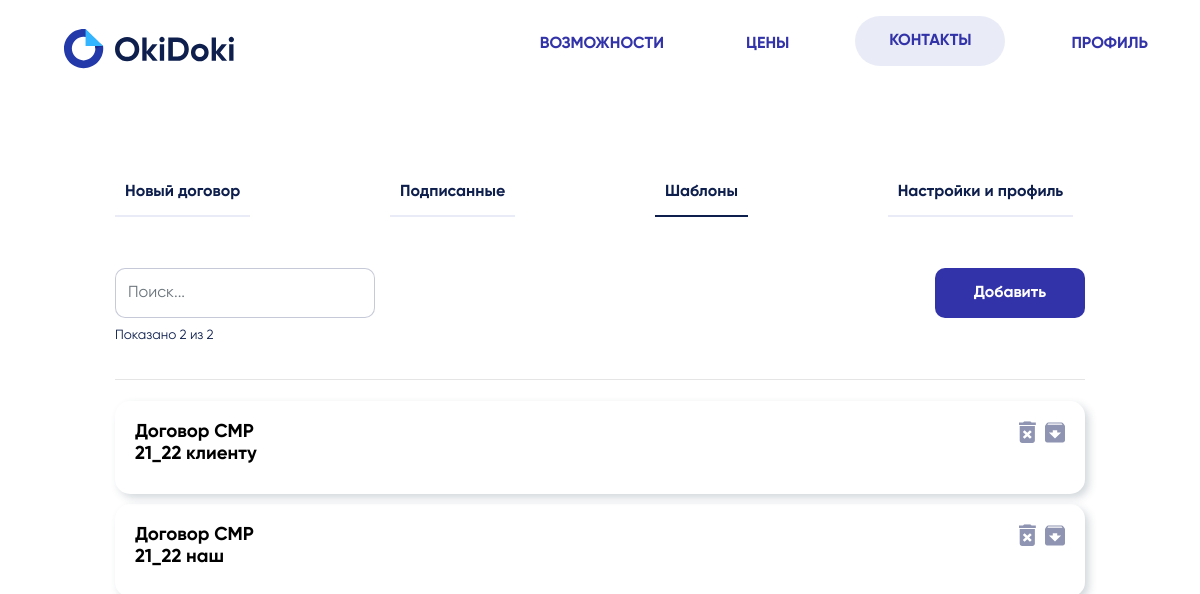
The page /work/templates (signed in) on the database its author committed.
### work/models.py (models this page shows, shortened)
class Template(models.Model):
    user = models.ForeignKey(User, on_delete=models.CASCADE)
    name = models.CharField(max_length=200)
    file = models.FileField(verbose_name="Шаблон", upload_to=content_file_name)
    is_exist = models.BooleanField(verbose_name="удаление", blank=True, default=True)
    class Meta:
        managed=True
        verbose_name = 'Template'
        verbose_name_plural = 'Templates'

### work/views.py (the view, shortened to what this page needs)
# urls.py: path('work/', include('work.urls')),
def work(req, page, message = None):
    try:
        if message:
            messages = [message]
        else:
            messages = []
        user = User.objects.get(phone=req.user.phone)
        templates = user.template_set.all().values()
        form = TemplateUpload()
        signatures = []
        for template in user.template_set.all():
            signatured = template.signaturedocx_set.all().values()
            for i, el in enumerate(signatured):
                if el['client_id']:
                    signatured[i]['name'] = Template.objects.get(id = el['template_id']).name
                    signatured[i]['user_name'] = User.objects.get(id = int(el['client_id'])).name
                    signatures.append(signatured[i])
        if len(signatures) == 0:
            for signatured in user.signaturedocx_set.all().values():
                signatured['name'] = Template.objects.get(id = signatured['template_id']).name
                signatured['user_name'] = Template.objects.get(id = signatured['template_id']).user
                signatures.append(signatured)
        return render(req, 'work/work.html',
        {
            'page': page,
            'user': user,
            'templates': templates,
            'signatures': [signatures],
            'form': form,
            'messages': messages
        })
    except Exception as e:
        print(e)
        return redirect('main')

### work/forms.py
class TemplateUpload(ModelForm):
    class Meta:
        model = Template
        fields = ['name', 'file']
        widgets = {
            "name": TextInput(attrs={
                'type': 'text',
                'class': 'form-control',
                'placeholder': 'Название шаблона',
                'name': 'name'
            }),
            "file": FileInput(attrs={
                'type': 'file',
                'class': 'form-control mt-3',
                'placeholder': 'Выберите файл',
                'name': 'file',
                 'data-ajax': "false"
            })
        }

### templates/work/work.html (shortened to what this page needs)
{% extends "../base.html" %}
{% load static %}
{% block nav %}
    {% if user.organisation != None %}
        <nav style="background-color: rgba(0, 0, 0, 0);" class="header header__container navbar navbar-expand-lg navbar-light">
            <a class="navbar-brand mt-3 ml-5" style="width: 100px;" href="/"><img src="{% static 'img/logo-full.svg' %}" alt="OkiDoki logo" /></a>
            <div class="mr-auto header__nav mt-3" id="navbarSupportedContent" style="background-color: rgba(0, 0, 0, 0);">
            <ul style="background-color: rgba(0, 0, 0, 0);"  class="ml-auto menu header__menu">
                <li class="menu__item" style="margin-left: 50px; margin-top: 10px;"><a href="#" class="nav-link nav-text" style="color: #3333a9; font-weight: bold;">Возможности</a></li>
                <li class="menu__item" style="margin-left: 50px; margin-top: 10px;"><a href="#" class="nav-link nav-text" style="color: #3333a9; font-weight: bold;">Цены</a></li>
                <li class="menu__item" style="margin-left: 50px;"><a href="#" class="nav-link nav-text" style="color: #3333a9; background-color: #e9ecf7; border-radius: 25px; width: 150px; height: 50px; font-weight: bold; text-align: center; padding-top: 15px;">Контакты</a></li>
                {% if request.user.is_authenticated %}
                    <li class="nav-item menu__item" style="margin-left: 50px; margin-top: 10px;"><a href="/work/settings" class="nav-link nav-text" style="color: #3333a9; font-weight: bold;">Профиль</a></li>
                {% endif %}
            </ul>
            </div>
        </nav>
    {% endif %}
{% endblock nav %}
{% block work %}
<link rel="stylesheet" href="{% static 'work1.css' %}">
<link rel="stylesheet" href="{% static 'work.css' %}">
    <div class="container workPage">
        {% if user.organisation != None %}
            <div class="nav-bar">
                <ul style="white-space:nowrap; overflow-x: auto; height: 60px;">
                    <a class="navItem" id="newDoc" href="/work/newDoc" style="margin-left: 0;">Новый договор</a>
                    <a class="navItem" id="signature" href="/work/signature">Подписанные</a>
                    <a class="navItem" id="templates" href="/work/templates">Шаблоны</a>
                    <a class="navItem" id="settings" href="/work/settings">Настройки и профиль</a>
                </ul>
            </div>
        {% endif %}
        {% if page == "templates" %}
            <div class="newDoc">
                {% if templates %}
                <div id="templateInter" style="display: none;">
                        <div class="row">
                            <div class="col">
                                <input id="searchForm" class="form-control searchInpt" type="text" placeholder="Поиск..."
                                    onkeyup="
                                    var filter = document.getElementById('searchForm').value.toLowerCase();
                                    var nodes = document.getElementsByClassName('signatureItem');
                                    var is_match = false;
                                    var count = nodes.length;
                                    var viewCount = 0;
                                    for(i = 0; i < nodes.length; i++){
                                        if (nodes[i].id.toLowerCase().includes(filter)){
                                            nodes[i].style.display = 'block';
                                            is_match = true;
                                            viewCount++;
                                        } else {
                                            nodes[i].style.display = 'none';
                                        }
                                    }
                                    var schet = document.getElementById('count');
                                    schet.innerHTML = 'Показано ' + viewCount.toString() + ' из ' + count.toString();
                                    "
                                    >
                                    <div id="count" style="font-size: 10pt; color: #0e1f4d; display: block; width: 25%;"></div>
                            </div>
                            <div class="col">
                                <button type="button" class="addBtn" data-toggle="modal" data-target="#myModal">Добавить</button>
                            </div>
                        </div>
                        <br>
                        <hr>
                    </div>
                        {% for template in templates %}
                            {% if template.is_exist %}
                              <a href="/work/editTemplate/{{template.id}}">
                                <div class="list-item card-body templateCard signatureItem" id="{{template.name}}{{template.id}}">
                                    <div class="row">
                                        <div class="col-8">
                                            <h6 style="text-decoration: none; color: #000; font-size: 14pt; font-weight: 700;">{{template.name}}</h6>
                                        </div>
                                        <div class="col">
                                            <a href="/work/template/download/{{template.id}}" style="float: right; margin-left: 10px;"><img src="{% static 'img/download.svg' %}"></a>
                                            <form action="/work/editTemplate/{{template.id}}" method="post">
                                                <button type="submit" name="editor_delete" style="border: 0; background-color: #FFFFFF; float: right; transform: scale(1.2);"><img src="{% static 'img/delete.svg' %}"></a>
                                        </div>
                                    </div>
                            {% endif %}
                        {% endfor %}
                {% endif %}
        {% endif %}
{% endblock work %}

### static/css/main.css (style rules this page uses)
body { font: 12pt "Gilroy", sans-serif; min-height: 100%; }
* { padding: 0px 0px 0px 0px; margin: 0px 0px 0px 0px; box-sizing: border-box; outline: 0; -webkit-tap-highlight-color: transparent; }

### static/css/navbar.css (style rules this page uses)
.header__nav { position: absolute; right: 36px; display: block; margin-top: -14px; }
.header__menu { display: flex; position: relative; z-index: 2; }
.header__menu li { list-style: none; margin: 0px 0px 0px 36px; font-size: 16px; text-transform: uppercase; text-decoration: none; }

### static/css/work1.css (style rules this page uses)
.list-item { width: 750px; margin: 5px auto; color: #0e1f4d; border-radius: 15px; -webkit-box-shadow: 4px 4px 8px 0px rgba(34, 60, 80, 0.2); -moz-box-shadow: 4px 4px 8px 0px rgba(34, 60, 80, 0.2); box-shadow: 4px 4px 8px 0px rgba(34, 60, 80, 0.2); }

### static/css/work.css (style rules this page uses)
.workPage { margin: 100px auto; max-width: 1000px; width: calc(100%-60px); }
.nav-bar { margin: 0 auto; width: 100%; display: block; overflow-x: auto; }
.navItem { flex: 1 1; flex-shrink: 0; flex-wrap: nowrap; border-bottom: 2px solid #e9ecf7; padding: 15px 10px; margin-left: 14%; white-space: nowrap; transition: .32s; font: 12pt "Gilroy",sans-serif; font-weight: 700; color: #0e1f4d; text-align: center; }
.navItemActive { border-bottom: 2px solid #0e1f4d; }
.newDoc { display: flex; flex-direction: column; width: 100%; margin: 0 auto; }
.templateCard { width: 100%; margin: 5px auto; border-radius: 15px; -webkit-box-shadow: 4px 4px 8px 0px rgba(34, 60, 80, 0.2); -moz-box-shadow: 4px 4px 8px 0px rgba(34, 60, 80, 0.2); box-shadow: 4px 4px 8px 0px rgba(34, 60, 80, 0.2); text-decoration: none; color: #000; font-weight: 700; font-size: 14pt; }
.searchInpt { display: inline; width: 260px; height: 50px; border-radius: 10px; border: 1px solid rgba(142,148,177,.5); margin: 10px 0; }
.addBtn { color: #fff; background-color: #3333a9; border-radius: 10px; border: 0; width: 150px; height: 50px; font-weight: bold; text-align: center; float: right; margin: 10px auto; }

### templates/base.html (style rules this page uses)
input, select, select:focus, textarea:focus, input:focus { font-size: 16px !important; }

### rows shown on the page
Template: name "Договор CMP 21_22 клиенту", is_exist True (drawn)
Template: name "Договор CMP 21_22 наш", is_exist True (drawn)
